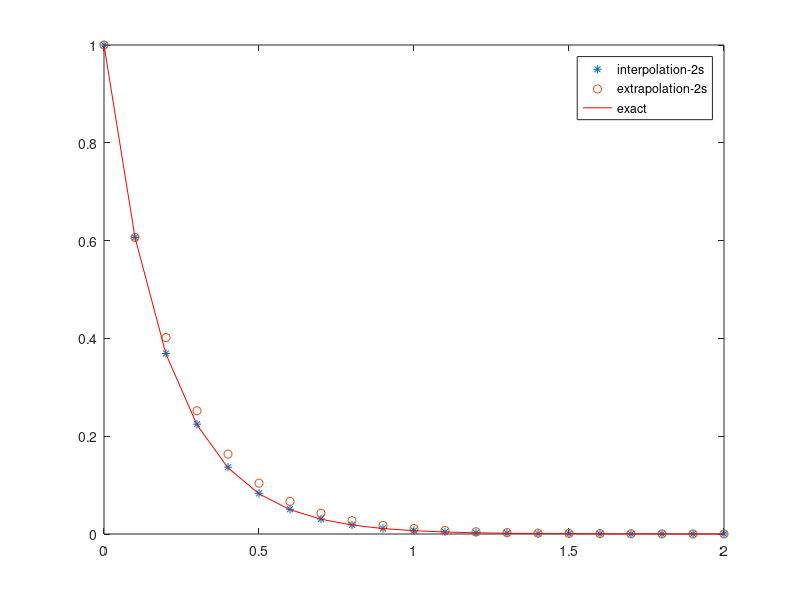
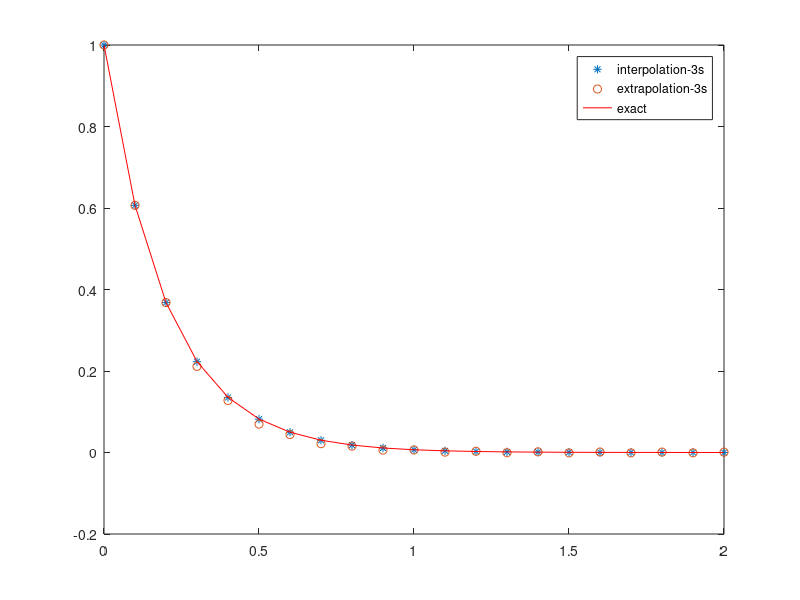

Write the MATLAB code that produced these figures, in order.
function chap1_adams
% test the Adams interpolation method and the chap1_adams extrapolation method for ODE
% / u' = f(t,u),
% / u(0) = u0.

% by cheng xiao

u0=1;
T=2;
h = 0.1;
N = T/h;
t = 0:h:T
solu = exact1(t);


f = @f1;
u_inter_2s = adams_inter_2step(f,u0,t,h,N);
u_extra_2s = adams_extra_2step(f,u0,t,h,N);
figure(1)
plot(t,u_inter_2s,'*',t,u_extra_2s,'o',t,solu,'r')
legend('interpolation-2s','extrapolation-2s','exact')

u_inter_3s = adams_inter_3step(f,u0,t,h,N);
u_extra_3s = adams_extra_3step(f,u0,t,h,N);
figure(2)
plot(t,u_inter_3s,'*',t,u_extra_3s,'o',t,solu,'r')
legend('interpolation-3s','extrapolation-3s','exact')

end


function u = adams_inter_2step(f,u0,t,h,N)
% Adams interpolation method for ODE
u=zeros(1,N+1);
u(1)=u0;
%u(2)=u(1)+h*f(t(1),u(1));
u(2) = exact1(1*h);
eps_in = 1e-6;
K_in = 6;
for n = 2:N
    f_nm1 = f(t(n-1),u(n-1));
    f_n = f(t(n),u(n));
    s1 = u(n);
    du=1;
    k=1;
    while abs(du)>eps_in && k<=K_in
        s2 = u(n) + h/12*(5*f(t(n+1),s1)+8*f_n-f_nm1);
        du = s2-s1;
        s1 = s2;
        k=k+1;
    end
    u(n+1) = s2;
end

end

function u = adams_inter_3step(f,u0,t,h,N)
    % Adams interpolation method for ODE
    u=zeros(1,N+1);
    u(1)=u0;
    %u(2)=u(1)+h*f(t(1),u(1));
    %u(3)=u(2)+h*f(t(2),u(2));
    u(2) = exact1(1*h);
    u(3) = exact1(2*h);
    eps_in = 1e-6;
    K_in = 6;
    for n = 3:N
        f_nm1 = f(t(n-1),u(n-1));
        f_nm2 = f(t(n-1),u(n-2));
        f_n = f(t(n),u(n));
        s1 = u(n);
        du=1;
        k=1;
        while abs(du)>eps_in && k<=K_in
            s2 = u(n) + h/24*(9*f(t(n+1),s1)+19*f_n-5*f_nm1+f_nm2);
            du = s2-s1;
            s1 = s2;
            k=k+1;
        end
        u(n+1) = s2;
    end
    
end

function u = adams_extra_2step(f,u0,t,h,N)
% Adams extrapolation method for ODE
u=zeros(1,N+1);
u(1)=u0;
%u(2)=u(1)+h*f(t(1),u(1));
u(2) = exact1(1*h);
for n = 2:N
    u(n+1) = u(n) + h/2*(3*f(t(n),u(n))-f(t(n-1),u(n-1)));
end
end


function u = adams_extra_3step(f,u0,t,h,N)
% Adams extrapolation method for ODE
u=zeros(1,N+1);
u(1)=u0;
%u(2)=u(1)+h*f(t(1),u(1));
%u(3)=u(2)+h*f(t(2),u(2));
u(2) = exact1(1*h);
u(3) = exact1(2*h);
for n = 3:N
    u(n+1) = u(n) + h/12*(23*f(t(n),u(n))-16*f(t(n-1),u(n-1))+5*f(t(n-2),u(n-2)));
end
end

function f = f1(t,u)
f = -5*u;
end

function f = exact1(t)
f = exp(-5*t);
end


